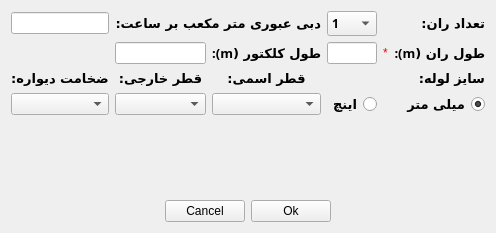
<?xml version="1.0" encoding="UTF-8"?>
<ui version="4.0">
 <class>Form</class>
 <widget class="QWidget" name="Form">
  <property name="geometry">
   <rect>
    <x>0</x>
    <y>0</y>
    <width>403</width>
    <height>233</height>
   </rect>
  </property>
  <property name="windowTitle">
   <string>اطلاعات ران ایستگاه تقلیل فشار گاز</string>
  </property>
  <property name="windowIcon">
   <iconset resource="../../../../../../../svgfile.qrc">
    <normaloff>:/icon/heater.svg</normaloff>:/icon/heater.svg</iconset>
  </property>
  <layout class="QVBoxLayout" name="verticalLayout_3">
   <item>
    <layout class="QGridLayout" name="gridLayout_3">
     <item row="0" column="0">
      <layout class="QGridLayout" name="gridLayout_2">
       <item row="2" column="0">
        <spacer name="verticalSpacer">
         <property name="orientation">
          <enum>Qt::Vertical</enum>
         </property>
         <property name="sizeHint" stdset="0">
          <size>
           <width>20</width>
           <height>40</height>
          </size>
         </property>
        </spacer>
       </item>
       <item row="3" column="0">
        <layout class="QHBoxLayout" name="horizontalLayout">
         <item>
          <spacer name="horizontalSpacer">
           <property name="orientation">
            <enum>Qt::Horizontal</enum>
           </property>
           <property name="sizeHint" stdset="0">
            <size>
             <width>40</width>
             <height>20</height>
            </size>
           </property>
          </spacer>
         </item>
         <item>
          <widget class="QPushButton" name="cancelButton">
           <property name="text">
            <string>Cancel</string>
           </property>
          </widget>
         </item>
         <item>
          <widget class="QPushButton" name="okButton">
           <property name="text">
            <string>Ok</string>
           </property>
          </widget>
         </item>
         <item>
          <spacer name="horizontalSpacer_2">
           <property name="orientation">
            <enum>Qt::Horizontal</enum>
           </property>
           <property name="sizeHint" stdset="0">
            <size>
             <width>40</width>
             <height>20</height>
            </size>
           </property>
          </spacer>
         </item>
        </layout>
       </item>
       <item row="0" column="0">
        <layout class="QGridLayout" name="gridLayout">
         <item row="1" column="3">
          <widget class="QLineEdit" name="run_length_input">
           <property name="text">
            <string/>
           </property>
          </widget>
         </item>
         <item row="1" column="5">
          <widget class="QLabel" name="run_length_label">
           <property name="font">
            <font>
             <family>B Mitra</family>
             <pointsize>10</pointsize>
             <weight>75</weight>
             <bold>true</bold>
            </font>
           </property>
           <property name="text">
            <string>طول ران (m):</string>
           </property>
          </widget>
         </item>
         <item row="3" column="0">
          <widget class="QComboBox" name="thickness_comboBox"/>
         </item>
         <item row="3" column="2">
          <widget class="QComboBox" name="nominal_diameter_comboBox"/>
         </item>
         <item row="2" column="5">
          <widget class="QLabel" name="label_2">
           <property name="font">
            <font>
             <family>B Mitra</family>
             <pointsize>10</pointsize>
             <weight>75</weight>
             <bold>true</bold>
            </font>
           </property>
           <property name="text">
            <string>سایز لوله:</string>
           </property>
          </widget>
         </item>
         <item row="2" column="2">
          <widget class="QLabel" name="label_3">
           <property name="font">
            <font>
             <family>B Mitra</family>
             <pointsize>10</pointsize>
             <weight>75</weight>
             <bold>true</bold>
            </font>
           </property>
           <property name="text">
            <string>قطر اسمی:</string>
           </property>
           <property name="alignment">
            <set>Qt::AlignCenter</set>
           </property>
          </widget>
         </item>
         <item row="2" column="1">
          <widget class="QLabel" name="label_5">
           <property name="font">
            <font>
             <family>B Mitra</family>
             <pointsize>10</pointsize>
             <weight>75</weight>
             <bold>true</bold>
            </font>
           </property>
           <property name="text">
            <string>قطر خارجی:</string>
           </property>
           <property name="alignment">
            <set>Qt::AlignCenter</set>
           </property>
          </widget>
         </item>
         <item row="2" column="0">
          <widget class="QLabel" name="label_6">
           <property name="font">
            <font>
             <family>B Mitra</family>
             <pointsize>10</pointsize>
             <weight>75</weight>
             <bold>true</bold>
            </font>
           </property>
           <property name="text">
            <string>ضخامت دیواره:</string>
           </property>
           <property name="alignment">
            <set>Qt::AlignCenter</set>
           </property>
          </widget>
         </item>
         <item row="3" column="3">
          <widget class="QRadioButton" name="inch_radioButton">
           <property name="font">
            <font>
             <family>B Mitra</family>
             <pointsize>10</pointsize>
             <weight>75</weight>
             <bold>true</bold>
            </font>
           </property>
           <property name="layoutDirection">
            <enum>Qt::RightToLeft</enum>
           </property>
           <property name="text">
            <string>اینچ</string>
           </property>
          </widget>
         </item>
         <item row="3" column="5">
          <widget class="QRadioButton" name="mm_radioButton">
           <property name="font">
            <font>
             <family>B Mitra</family>
             <pointsize>10</pointsize>
             <weight>75</weight>
             <bold>true</bold>
            </font>
           </property>
           <property name="layoutDirection">
            <enum>Qt::RightToLeft</enum>
           </property>
           <property name="text">
            <string>میلی متر</string>
           </property>
           <property name="checked">
            <bool>true</bool>
           </property>
          </widget>
         </item>
         <item row="3" column="1">
          <widget class="QComboBox" name="outer_diameter_comboBox"/>
         </item>
         <item row="1" column="4">
          <widget class="QLabel" name="label_4">
           <property name="styleSheet">
            <string notr="true">QLabel#label_4{ 

color : red;

 }</string>
           </property>
           <property name="text">
            <string>*</string>
           </property>
          </widget>
         </item>
         <item row="0" column="5">
          <widget class="QLabel" name="run_number_label">
           <property name="font">
            <font>
             <family>B Mitra</family>
             <pointsize>10</pointsize>
             <weight>75</weight>
             <bold>true</bold>
            </font>
           </property>
           <property name="text">
            <string>تعداد ران:</string>
           </property>
          </widget>
         </item>
         <item row="0" column="3">
          <widget class="QComboBox" name="run_number_comboBox">
           <property name="font">
            <font>
             <family>B Mitra</family>
             <weight>75</weight>
             <bold>true</bold>
            </font>
           </property>
           <item>
            <property name="text">
             <string>1</string>
            </property>
           </item>
           <item>
            <property name="text">
             <string>2</string>
            </property>
           </item>
           <item>
            <property name="text">
             <string>3</string>
            </property>
           </item>
          </widget>
         </item>
         <item row="1" column="2">
          <widget class="QLabel" name="run_width_label">
           <property name="font">
            <font>
             <family>B Mitra</family>
             <pointsize>10</pointsize>
             <weight>75</weight>
             <bold>true</bold>
            </font>
           </property>
           <property name="text">
            <string>طول کلکتور (m):</string>
           </property>
          </widget>
         </item>
         <item row="1" column="1">
          <widget class="QLineEdit" name="run_width_input"/>
         </item>
         <item row="0" column="0">
          <widget class="QLineEdit" name="debi_input"/>
         </item>
         <item row="0" column="1" colspan="2">
          <widget class="QLabel" name="debi_label">
           <property name="font">
            <font>
             <family>B Mitra</family>
             <pointsize>10</pointsize>
             <weight>75</weight>
             <bold>true</bold>
            </font>
           </property>
           <property name="text">
            <string>دبی عبوری متر مکعب بر ساعت:</string>
           </property>
          </widget>
         </item>
        </layout>
       </item>
      </layout>
     </item>
    </layout>
   </item>
  </layout>
 </widget>
 <tabstops>
  <tabstop>run_number_comboBox</tabstop>
  <tabstop>debi_input</tabstop>
  <tabstop>run_length_input</tabstop>
  <tabstop>run_width_input</tabstop>
  <tabstop>mm_radioButton</tabstop>
  <tabstop>inch_radioButton</tabstop>
  <tabstop>nominal_diameter_comboBox</tabstop>
  <tabstop>outer_diameter_comboBox</tabstop>
  <tabstop>thickness_comboBox</tabstop>
  <tabstop>okButton</tabstop>
  <tabstop>cancelButton</tabstop>
 </tabstops>
 <resources>
  <include location="../../../../../../../svgfile.qrc"/>
 </resources>
 <connections/>
</ui>
